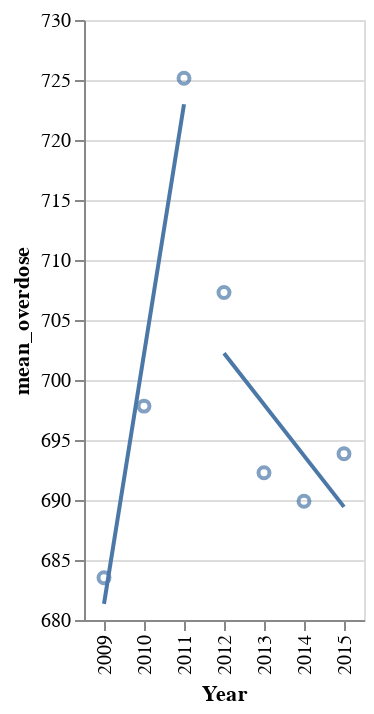

The notebook cell saved with this chart:
### Code cell
# comparison states
comp_deaths_b4 = comp_deaths[comp_deaths["Year"] < 2012]
comp_deaths_after = comp_deaths[comp_deaths["Year"] >= 2012]

source_data = comp_deaths_b4

plot_comp_b4 = alt.Chart(source_data).mark_point().encode(
    y=alt.Y("mean_overdose:Q", scale=alt.Scale(zero=False)),
    x=alt.X("Year:O", scale=alt.Scale(zero=False))
).transform_aggregate(
    mean_overdose='mean(overdose_per_100k)',
    groupby=["Year"]
)

plot_comp_b4
fit_comp_b4 = plot_comp_b4.transform_regression('Year', 'mean_overdose',method="linear"
).mark_line()

fit_comp_b4

source_data = comp_deaths_after

plot_comp_after = alt.Chart(source_data).mark_point().encode(
    y=alt.Y("mean_overdose:Q", scale=alt.Scale(zero=False)),
    x=alt.X("Year:O", scale=alt.Scale(zero=False))
).transform_aggregate(
    mean_overdose='mean(overdose_per_100k)',
    groupby=["Year"]
)

plot_comp_after

fit_comp_after = plot_comp_after.transform_regression('Year', 'mean_overdose',method="linear"
).mark_line()

fit_comp_after
plot_comp_b4 + fit_comp_b4 + plot_comp_after + fit_comp_after

### Figure 1 — Vega-Lite specification as saved in the notebook (floating-point values rounded to 4 significant figures; data arrays with more than 128 entries replaced by an {"elided": "..."} marker saying what was removed)
{"config": {"view": {"continuousWidth": 400, "continuousHeight": 300}}, "layer": [{"mark": "point", "encoding": {"x": {"field": "Year", "scale": {"zero": false}, "type": "ordinal"}, "y": {"field": "mean_overdose", "scale": {"zero": false}, "type": "quantitative"}}, "transform": [{"aggregate": [{"op": "mean", "field": "overdose_per_100k", "as": "mean_overdose"}], "groupby": ["Year"]}]}, {"mark": "line", "encoding": {"x": {"field": "Year", "scale": {"zero": false}, "type": "ordinal"}, "y": {"field": "mean_overdose", "scale": {"zero": false}, "type": "quantitative"}}, "transform": [{"aggregate": [{"op": "mean", "field": "overdose_per_100k", "as": "mean_overdose"}], "groupby": ["Year"]}, {"on": "Year", "regression": "mean_overdose", "method": "linear"}]}, {"data": {"name": "data-9f7d829ba8a0e770d7c2f6401300eeed"}, "mark": "point", "encoding": {"x": {"field": "Year", "scale": {"zero": false}, "type": "ordinal"}, "y": {"field": "mean_overdose", "scale": {"zero": false}, "type": "quantitative"}}, "transform": [{"aggregate": [{"op": "mean", "field": "overdose_per_100k", "as": "mean_overdose"}], "groupby": ["Year"]}]}, {"data": {"name": "data-9f7d829ba8a0e770d7c2f6401300eeed"}, "mark": "line", "encoding": {"x": {"field": "Year", "scale": {"zero": false}, "type": "ordinal"}, "y": {"field": "mean_overdose", "scale": {"zero": false}, "type": "quantitative"}}, "transform": [{"aggregate": [{"op": "mean", "field": "overdose_per_100k", "as": "mean_overdose"}], "groupby": ["Year"]}, {"on": "Year", "regression": "mean_overdose", "method": "linear"}]}], "data": {"name": "data-ded0b8397a7f540f43b5038df688757f"}, "$schema": "https://vega.github.io/schema/vega-lite/v4.17.0.json", "datasets": {"data-ded0b8397a7f540f43b5038df688757f": {"elided": "681 records"}, "data-9f7d829ba8a0e770d7c2f6401300eeed": {"elided": "960 records"}}}
